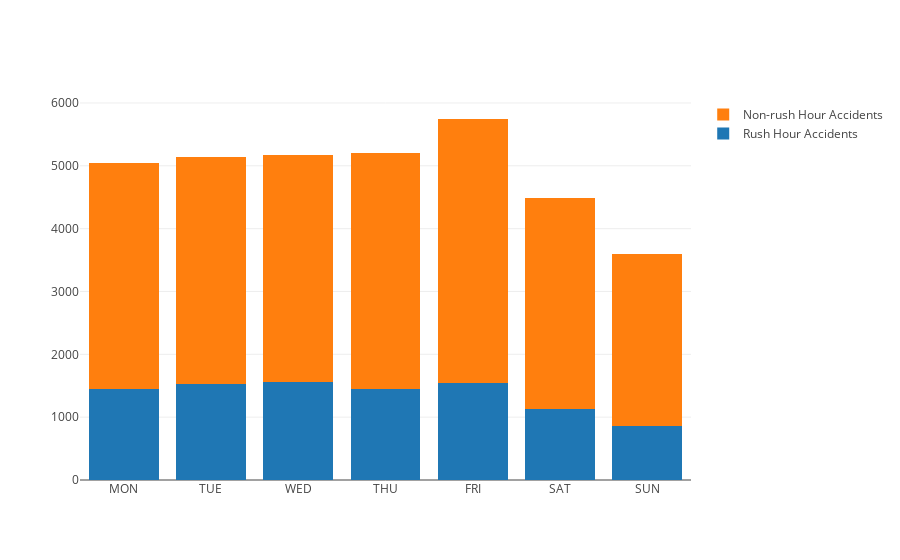

Notebook code cell kept with this figure:
### Code cell
data = [trace1, trace2]
layout = go.Layout(
    barmode='stack'
)

fig = go.Figure(data=data, layout=layout)
py.offline.iplot(fig)

### Figure 1 — Plotly figure (JSON) as saved in the notebook; plotly's stock layout.template omitted (floating-point values rounded to 4 significant figures)
{"data": [{"name": "Rush Hour Accidents", "type": "bar", "uid": "9739f1fc-0840-4e66-96dd-b2758e4cfcbb", "x": ["MON", "TUE", "WED", "THU", "FRI", "SAT", "SUN"], "y": [1446, 1521, 1564, 1447, 1551, 1132, 867]}, {"name": "Non-rush Hour Accidents", "type": "bar", "uid": "e90b8f36-c724-4dd6-83de-eecfcf5119ba", "x": ["MON", "TUE", "WED", "THU", "FRI", "SAT", "SUN"], "y": [3597, 3627, 3601, 3755, 4194, 3351, 2728]}], "layout": {"barmode": "stack"}}
